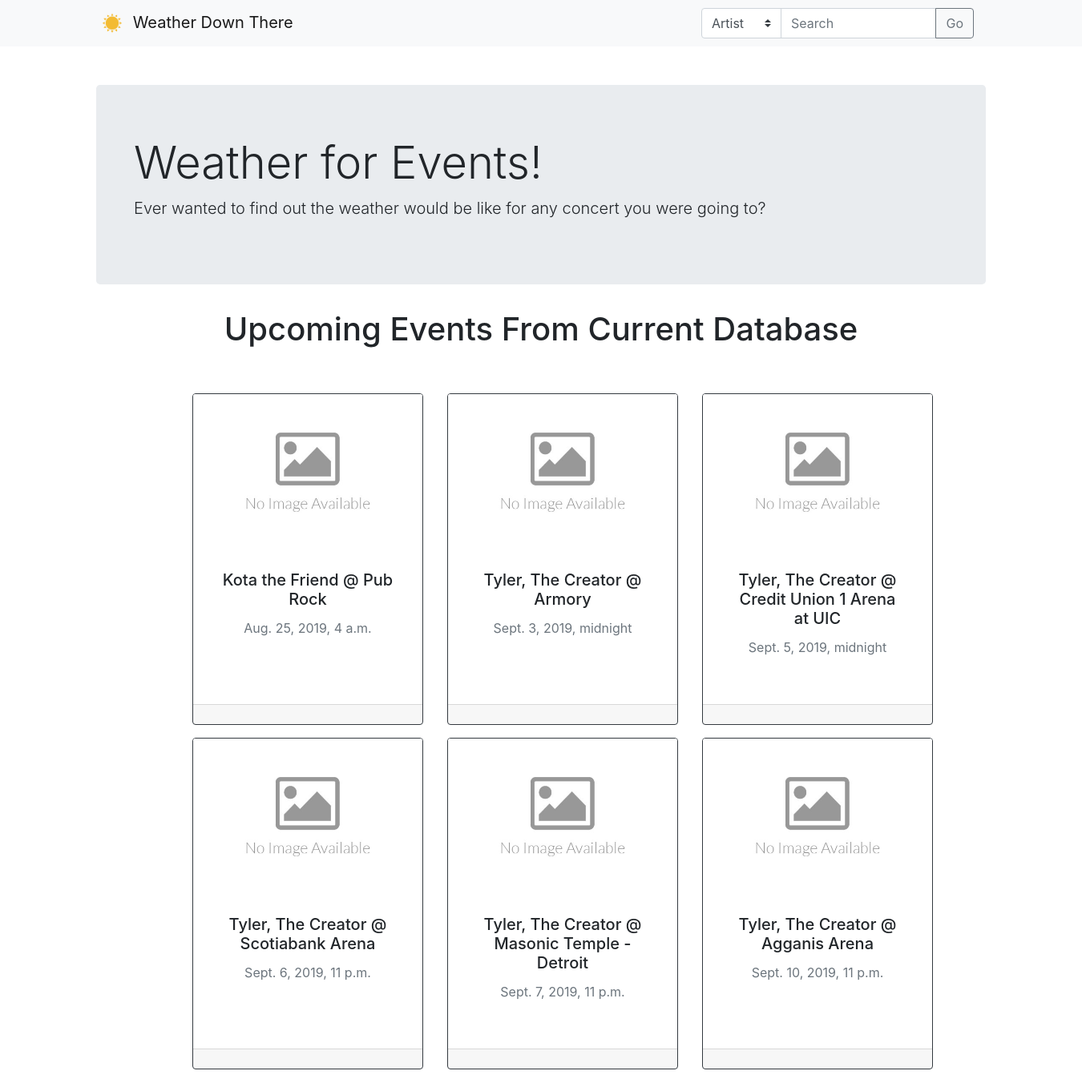
/, run on an earlier commit of the app's database.
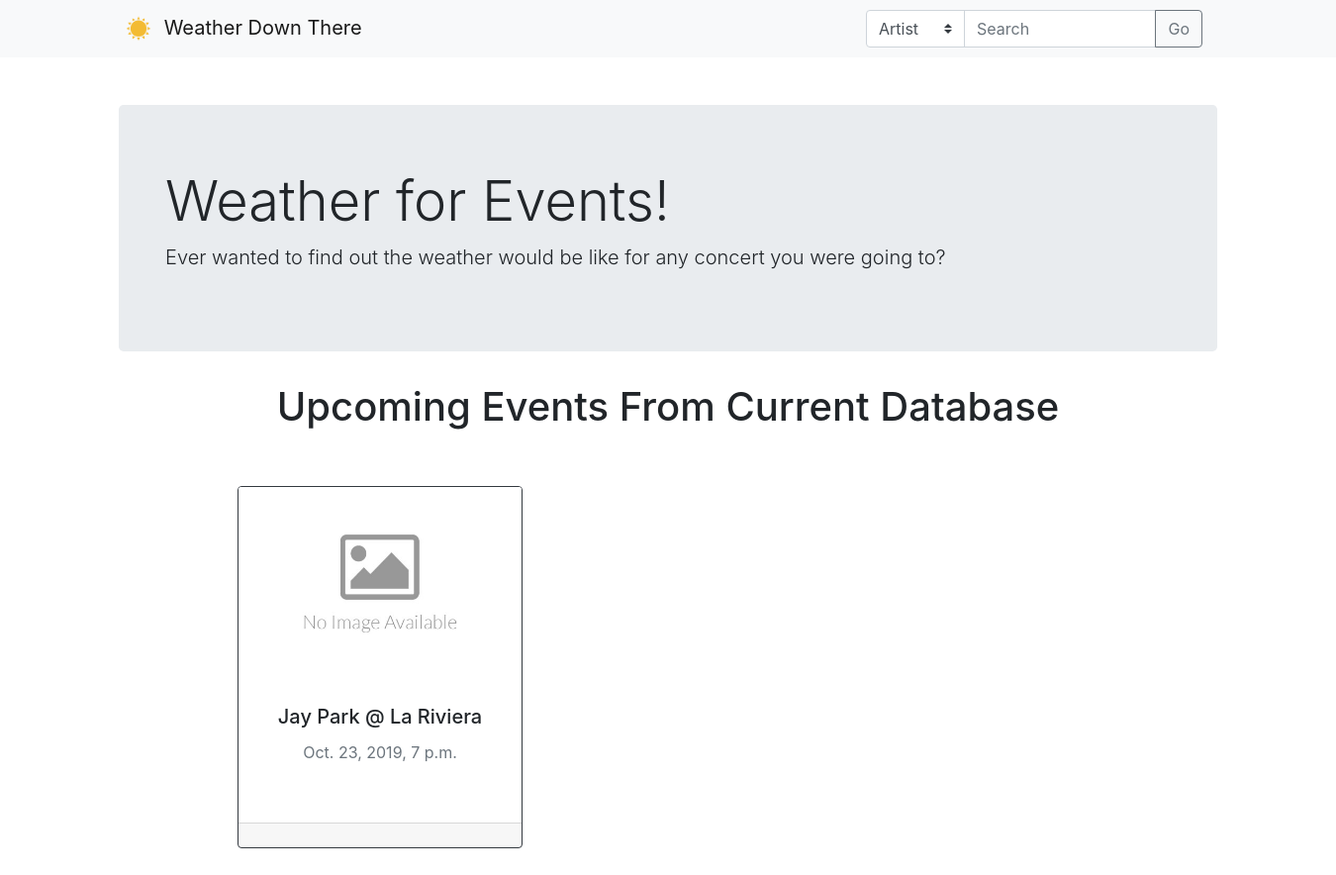
And on a later commit of the database.
### weather/models.py (models this page shows, shortened)
class Event(models.Model):
    performer = models.ForeignKey(Artist, on_delete=models.CASCADE)
    venueLoc = models.CharField(max_length=255)
    venueId = models.CharField(max_length=255, default='')
    eventId = models.CharField(max_length=255, default='')
    date = models.DateTimeField(default=timezone.now())
    url = models.URLField(default='')
    seatMap = models.URLField(default='')

class Artist(models.Model):
    name = models.CharField(max_length=255, default='')
    artistId = models.CharField(max_length=255, unique=True)
    genre = models.CharField(max_length=255, default='')
    image = models.URLField(default='')

### weather/views.py (the view, shortened to what this page needs)
# urls.py: path('', views.home, name='home'),
def home(request):
    return render(request, 'weather/home.html', {'events': Event.objects.all()[:6]})

### weather/templates/weather/home.html (shortened to what this page needs)
{% extends 'base.html' %}
{% load staticfiles %}
{% block content %}
    <div class="container">
        <div class="jumbotron">
            <div class="container">
                <h1 class="display-4">Weather for Events!</h1>
                <p class="lead">Ever wanted to find out the weather would be like for any concert you were going to?</p>
            </div>
        </div>
    </div>
    {% if events %}
        <div class="container text-center">
            <h1>Upcoming Events From Current Database</h1>
        </div>
    {% else %}
        <div class="container text-center">
            <h1>No Current Events in Database</h1>
            <p class="text-muted">Search for an artist or venue to populate database!</p>
        </div>
    {% endif %}
    <br/>
    <div class="container offset-2">
        <div class="card-deck mt-4">
            {% for event in events %}
                <div class="card border-dark col-auto mb-3" style="min-width: 18rem; max-width: 18rem;">
                    <div class="row">
                        <img src="{{ event.performer.image }}"
                             onerror="this.onerror=null;this.src='{% static 'nim.jpg' %}';" class="card-img-top"
                             height="200px"
                             alt="No Image Available">
                    </div>
                    <div class="card-body">
                        <h5 class="card-title text-center">{{ event.performer.name }} @ {{ event.venueLoc }}</h5>
                        <div class="row justify-content-center">
                            <p class="text-muted">
                                {{ event.date }}
                            </p>
                        </div>
                        <br/> <br/>
                        <div class="card-footer text-muted text-center"
                             style="position: absolute; bottom: 0; left:0; width:100%;">
                        </div>
                    </div>
                </div>
                {% if forloop.counter|divisibleby:3 %}
                    </div>
                    <div class="card-deck">
                {% endif %}
            {% endfor %}
            </div>
    </div>
{% endblock %}

What changed in the data, as far as the page shows it:
removed Event: performer.name "Kota the Friend", venueLoc "Pub Rock", date "Aug. 25, 2019, 4 a.m."
removed Event: performer.name "Tyler, The Creator", venueLoc "Armory", date "Sept. 3, 2019, midnight"
removed Event: performer.name "Tyler, The Creator", venueLoc "Credit Union 1 Arena at UIC", date "Sept. 5, 2019, midnight"
removed Event: performer.name "Tyler, The Creator", venueLoc "Scotiabank Arena", date "Sept. 6, 2019, 11 p.m."
removed Event: performer.name "Tyler, The Creator", venueLoc "Masonic Temple - Detroit", date "Sept. 7, 2019, 11 p.m."
removed Event: performer.name "Tyler, The Creator", venueLoc "Agganis Arena", date "Sept. 10, 2019, 11 p.m."
added Event: performer.name "Jay Park", venueLoc "La Riviera", date "Oct. 23, 2019, 7 p.m."
